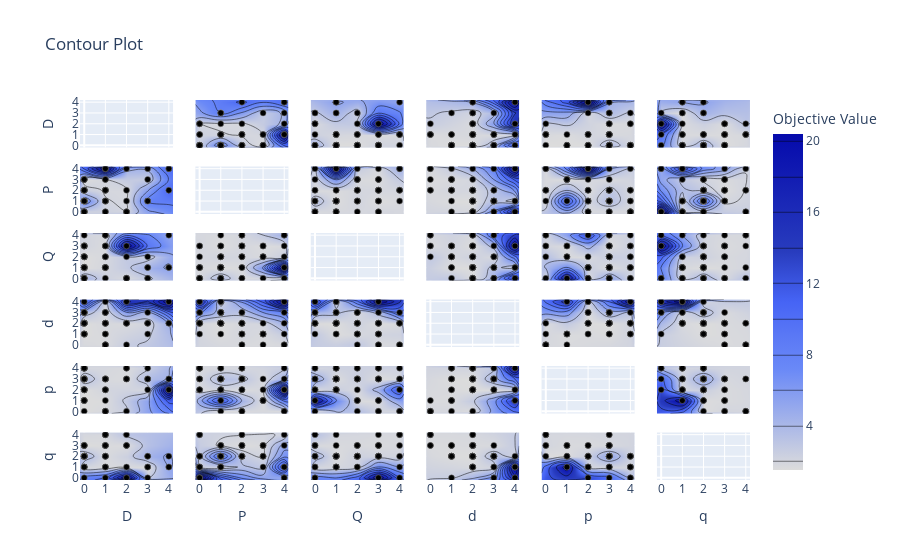

Write notebook code for a chart like this one.
### Code cell
# Visualize hyperparameter relationships
# More info: https://optuna.readthedocs.io/en/stable/reference/visualization/generated/optuna.visualization.plot_contour.html#optuna.visualization.plot_contour
from optuna.visualization import plot_contour
plot_contour(study)
